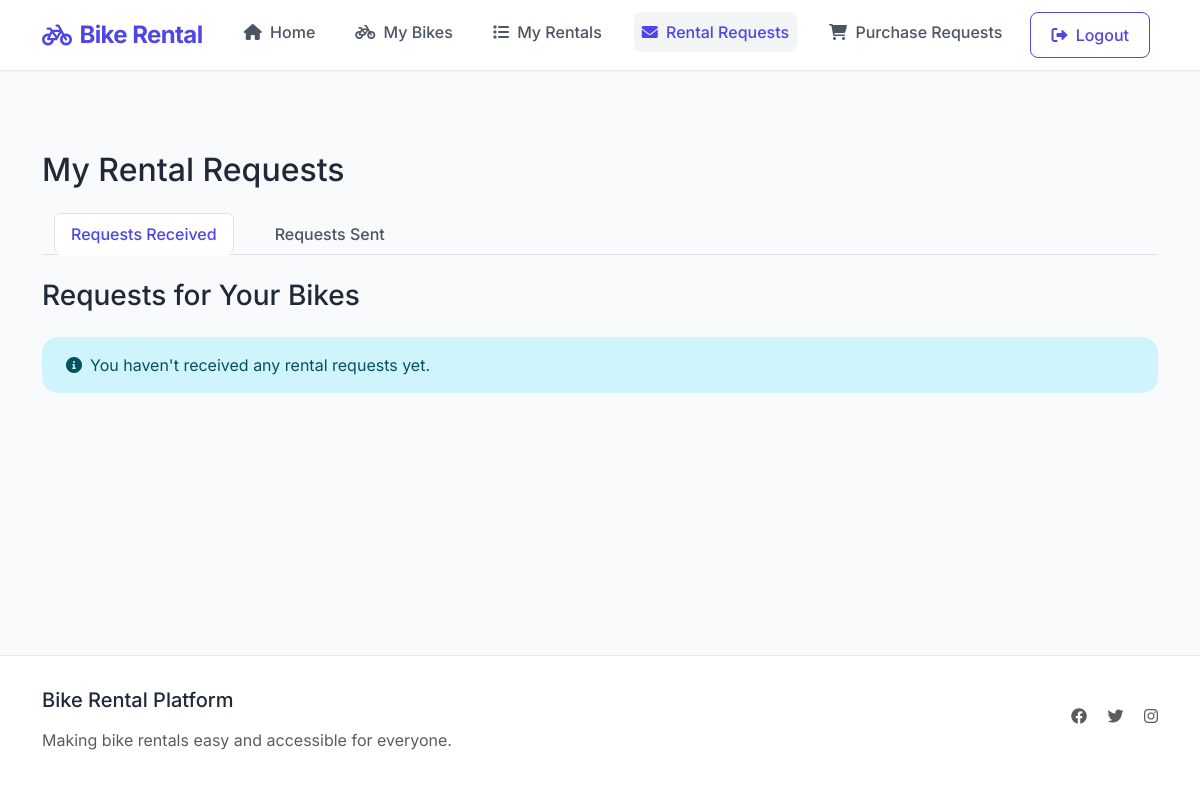
The page /my-rental-requests (signed in) on the database as committed earlier.
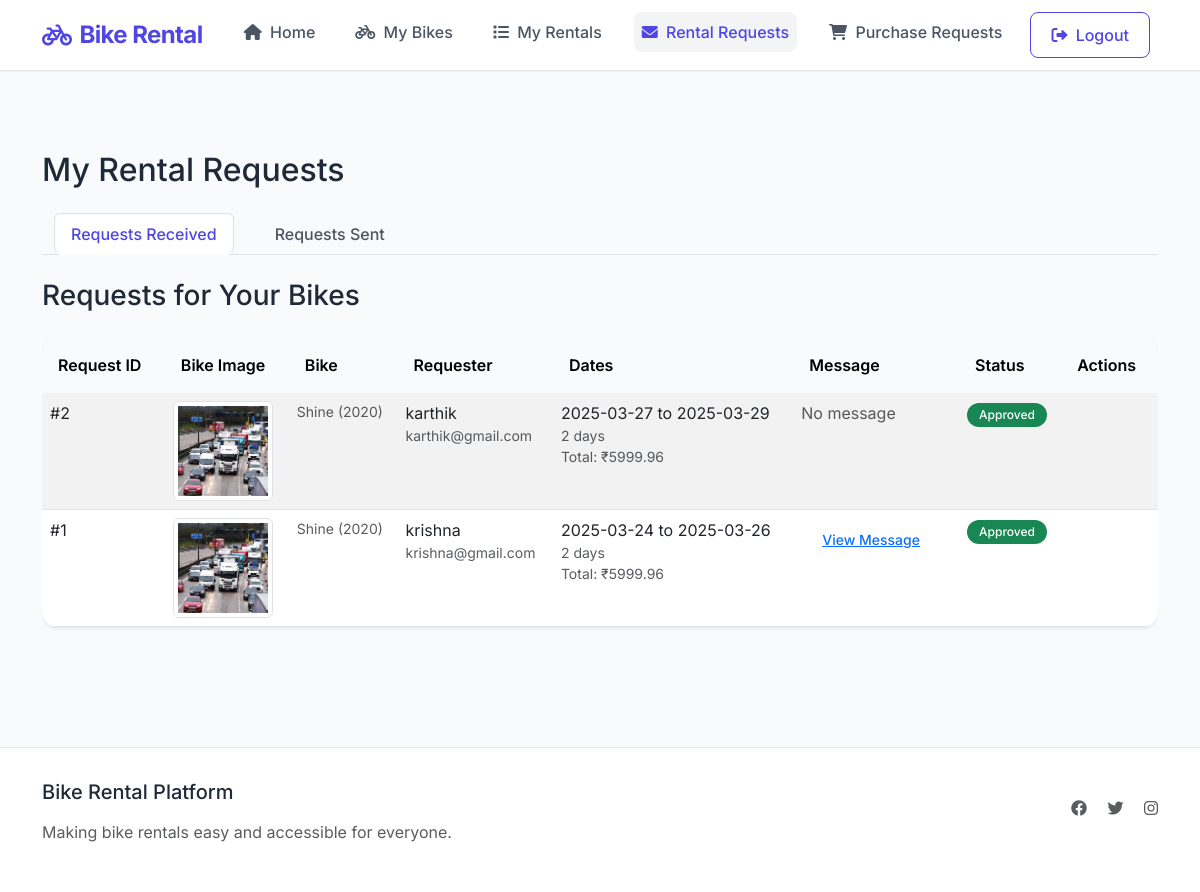
The same page on the database as committed later.
### app.py (models this page shows)
class RentalRequest(db.Model):
    __tablename__ = 'rental_request'
    id = db.Column(db.Integer, primary_key=True)
    bike_id = db.Column(db.Integer, db.ForeignKey('bike.id'), nullable=False)
    renter_id = db.Column(db.Integer, db.ForeignKey('user.id'), nullable=False)
    start_date = db.Column(db.DateTime, nullable=False)
    end_date = db.Column(db.DateTime, nullable=False)
    status = db.Column(db.String(20), default='pending')  # pending, approved, rejected
    message = db.Column(db.Text)
    created_at = db.Column(db.DateTime, default=datetime.utcnow)
    renter = db.relationship('User', foreign_keys=[renter_id], backref=db.backref('rental_requests_made', lazy=True))

class Bike(db.Model):
    id = db.Column(db.Integer, primary_key=True)
    created_at = db.Column(db.DateTime, default=datetime.utcnow)
    brand = db.Column(db.String(50), nullable=False)
    model = db.Column(db.String(100), nullable=False)
    year = db.Column(db.Integer, nullable=False)
    engine_cc = db.Column(db.Integer, nullable=False)
    km_driven = db.Column(db.Integer, nullable=False)
    mileage = db.Column(db.Float, nullable=False)
    condition = db.Column(db.String(50), nullable=False)
    description = db.Column(db.Text, nullable=False)
    owner_id = db.Column(db.Integer, db.ForeignKey('user.id'), nullable=False)
    is_available = db.Column(db.Boolean, default=True)
    listing_type = db.Column(db.String(10), nullable=False)  # 'rent' or 'sale'
    price_per_day = db.Column(db.Float, nullable=True)
    sale_price = db.Column(db.Float, nullable=True)
    image_url_1 = db.Column(db.String(200))
    image_url_2 = db.Column(db.String(200))
    image_url_3 = db.Column(db.String(200))
    rentals = db.relationship('Rental', backref='bike', lazy=True)
    rental_requests = db.relationship('RentalRequest', backref='bike', lazy=True)
    bike_purchases = db.relationship('Purchase', backref=db.backref('bike_details', lazy=True))

class User(db.Model):
    id = db.Column(db.Integer, primary_key=True)
    username = db.Column(db.String(80), unique=True, nullable=False)
    email = db.Column(db.String(120), unique=True, nullable=False)
    password_hash = db.Column(db.String(128))
    mobile = db.Column(db.String(15))
    owned_bikes = db.relationship('Bike', backref=db.backref('owner_user', lazy=True), foreign_keys='Bike.owner_id')
    purchases_made = db.relationship('Purchase', foreign_keys='Purchase.buyer_id', backref=db.backref('buyer_user', lazy=True))
    purchases_sold = db.relationship('Purchase', foreign_keys='Purchase.seller_id', backref=db.backref('seller_user', lazy=True))
    rentals_given = db.relationship('Rental', foreign_keys='Rental.owner_id', backref='owner', lazy=True)
    rentals_taken = db.relationship('Rental', foreign_keys='Rental.renter_id', backref='renter', lazy=True)

### app.py (the view)
@app.route('/my-rental-requests')
@login_required
def my_rental_requests():
    user_id = session.get('user_id')
    sent_requests = RentalRequest.query.filter_by(renter_id=user_id).order_by(RentalRequest.created_at.desc()).all()
    owned_bikes = Bike.query.filter_by(owner_id=user_id).all()
    owned_bike_ids = [bike.id for bike in owned_bikes]
    received_requests = RentalRequest.query.filter(
        RentalRequest.bike_id.in_(owned_bike_ids)
    ).order_by(RentalRequest.created_at.desc()).all() if owned_bike_ids else []
    print(f"User ID: {user_id}")
    print(f"Owned Bikes: {owned_bike_ids}")
    print(f"Sent Requests: {len(sent_requests)}")
    print(f"Received Requests: {len(received_requests)}")
    return render_template('my_rental_requests.html',
                         sent_requests=sent_requests,
                         received_requests=received_requests)

### app.py (called while the page is built)
def login_required(f):
    @wraps(f)
    def decorated_function(*args, **kwargs):
        if not session.get('user_id'):
            flash('Please login first')
            return redirect(url_for('login'))
        return f(*args, **kwargs)
    return decorated_function

@app.context_processor
def utility_processor():
    def get_pending_requests_count():
        if not session.get('user_id'):
            return 0
        return RentalRequest.query.join(Bike).filter(
            Bike.owner_id == session['user_id'],
            RentalRequest.status == 'pending'
        ).count()
    return dict(pending_requests_count=get_pending_requests_count())

### templates/my_rental_requests.html (shortened to what the changed rows need)
{% extends "base.html" %}
{% block content %}
<div class="container py-4">
    <h2 class="mb-4">My Rental Requests</h2>
    <div class="tab-content" id="requestTabsContent">
        <div class="tab-pane fade show active" id="received" role="tabpanel">
            <h3 class="mb-4">Requests for Your Bikes</h3>
            {% if received_requests %}
                <div class="table-responsive">
                    <table class="table table-hover table-striped shadow-sm">
                        <thead class="table-light">
                            <tr>
                                <th>Request ID</th>
                                <th>Bike Image</th>
                                <th>Bike</th>
                                <th>Requester</th>
                                <th>Dates</th>
                                <th>Message</th>
                                <th>Status</th>
                                <th>Actions</th>
                            </tr>
                        </thead>
                        <tbody>
                            {% for request in received_requests %}
                                <tr>
                                    <td>#{{ request.id }}</td>
                                    <td>
                                        {% if request.bike.image_url_1 %}
                                            <img src="../static/{{ request.bike.image_url_1 }}"
                                                 class="img-thumbnail"
                                                 style="width: 100px; height: 100px; object-fit: cover;"
                                                 alt="{{ request.bike.name }}">
                                        {% else %}
                                            <div class="bg-light d-flex align-items-center justify-content-center"
                                                 style="width: 100px; height: 100px;">
                                                <i class="fas fa-bicycle fa-2x text-muted"></i>
                                            </div>
                                        {% endif %}
                                    </td>
                                    <td>
                                        <div class="text-muted small">{{ request.bike.model }} ({{ request.bike.year }})</div>
                                    </td>
                                    <td>
                                        {{ request.renter.username }}
                                        <div class="text-muted small">{{ request.renter.email }}</div>
                                    </td>
                                    <td>
                                        {{ request.start_date.strftime('%Y-%m-%d') }} to {{ request.end_date.strftime('%Y-%m-%d') }}
                                        <div class="text-muted small">{{ (request.end_date - request.start_date).days }} days</div>
                                        <div class="text-muted small">Total: ₹{{ "%.2f"|format(request.bike.price_per_day * (request.end_date - request.start_date).days) }}</div>
                                    </td>
                                    <td>
                                        {% if request.message %}
                                            <button class="btn btn-sm btn-link" data-bs-toggle="tooltip" title="{{ request.message }}">
                                                View Message
                                            </button>
                                        {% else %}
                                            <span class="text-muted">No message</span>
                                        {% endif %}
                                    </td>
                                    <td>
                                        <span class="badge {% if request.status == 'pending' %}bg-warning
                                                       {% elif request.status == 'approved' %}bg-success
                                                       {% else %}bg-danger{% endif %}">
                                            {{ request.status.title() }}
                                        </span>
                                    </td>
                                    <td>
                                    </td>
                                </tr>
                            {% endfor %}
                        </tbody>
                    </table>
                </div>
            {% else %}
                <div class="alert alert-info">
                    <i class="fas fa-info-circle me-2"></i>You haven't received any rental requests yet.
                </div>
            {% endif %}
        </div>
    </div>
</div>
{% endblock %}

Rows that differ between the two databases and show on the page:
added RentalRequest: id "2", bike.model "Shine", bike.year "2020", renter.username "karthik", renter.email "karthik@gmail.com", start_date "2025-03-27", end_date "2025-03-29", (request.end_date-request.start_date).days "2", message "No message", status "Approved"
added Bike: bike "5999.96"
added RentalRequest: id "1", bike.model "Shine", bike.year "2020", renter.username "krishna", renter.email "krishna@gmail.com", start_date "2025-03-24", end_date "2025-03-26", (request.end_date-request.start_date).days "2", status "Approved"
Other text that changed with them:
text no longer shown: "You haven't received any rental requests yet."
text now shown: "Request ID Bike Image Bike Requester Dates Message Status Actions"
